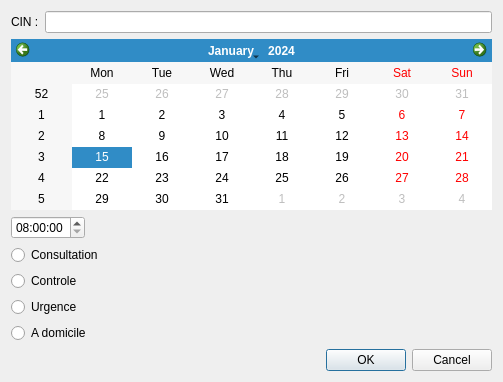
<?xml version="1.0" encoding="UTF-8"?>
<ui version="4.0">
 <class>AddRdv</class>
 <widget class="QDialog" name="AddRdv">
  <property name="geometry">
   <rect>
    <x>0</x>
    <y>0</y>
    <width>503</width>
    <height>382</height>
   </rect>
  </property>
  <property name="windowTitle">
   <string>Dialog</string>
  </property>
  <layout class="QVBoxLayout" name="verticalLayout">
   <item>
    <layout class="QHBoxLayout" name="horizontalLayout_2">
     <item>
      <widget class="QLabel" name="label">
       <property name="text">
        <string>CIN :</string>
       </property>
      </widget>
     </item>
     <item>
      <widget class="QLineEdit" name="cin"/>
     </item>
    </layout>
   </item>
   <item>
    <layout class="QVBoxLayout" name="verticalLayout_8">
     <item>
      <widget class="QCalendarWidget" name="date">
       <property name="dateEditEnabled">
        <bool>false</bool>
       </property>
      </widget>
     </item>
    </layout>
   </item>
   <item>
    <layout class="QVBoxLayout" name="verticalLayout_9">
     <item alignment="Qt::AlignLeft">
      <widget class="QTimeEdit" name="heure">
       <property name="wrapping">
        <bool>false</bool>
       </property>
       <property name="frame">
        <bool>true</bool>
       </property>
       <property name="accelerated">
        <bool>false</bool>
       </property>
       <property name="maximumTime">
        <time>
         <hour>18</hour>
         <minute>0</minute>
         <second>0</second>
        </time>
       </property>
       <property name="minimumTime">
        <time>
         <hour>8</hour>
         <minute>0</minute>
         <second>0</second>
        </time>
       </property>
      </widget>
     </item>
    </layout>
   </item>
   <item>
    <layout class="QVBoxLayout" name="verticalLayout_10">
     <item>
      <widget class="QRadioButton" name="typecons4">
       <property name="text">
        <string>Consultation</string>
       </property>
      </widget>
     </item>
     <item>
      <widget class="QRadioButton" name="typecons2">
       <property name="text">
        <string>Controle</string>
       </property>
      </widget>
     </item>
     <item>
      <widget class="QRadioButton" name="typecons1">
       <property name="text">
        <string>Urgence</string>
       </property>
      </widget>
     </item>
     <item>
      <widget class="QRadioButton" name="typecons3">
       <property name="text">
        <string>A domicile</string>
       </property>
      </widget>
     </item>
    </layout>
   </item>
   <item>
    <widget class="QDialogButtonBox" name="buttonBox">
     <property name="orientation">
      <enum>Qt::Horizontal</enum>
     </property>
     <property name="standardButtons">
      <set>QDialogButtonBox::Cancel|QDialogButtonBox::Ok</set>
     </property>
    </widget>
   </item>
  </layout>
 </widget>
 <resources/>
 <connections>
  <connection>
   <sender>buttonBox</sender>
   <signal>accepted()</signal>
   <receiver>AddRdv</receiver>
   <slot>accept()</slot>
   <hints>
    <hint type="sourcelabel">
     <x>248</x>
     <y>254</y>
    </hint>
    <hint type="destinationlabel">
     <x>157</x>
     <y>274</y>
    </hint>
   </hints>
  </connection>
  <connection>
   <sender>buttonBox</sender>
   <signal>rejected()</signal>
   <receiver>AddRdv</receiver>
   <slot>reject()</slot>
   <hints>
    <hint type="sourcelabel">
     <x>316</x>
     <y>260</y>
    </hint>
    <hint type="destinationlabel">
     <x>286</x>
     <y>274</y>
    </hint>
   </hints>
  </connection>
 </connections>
</ui>
